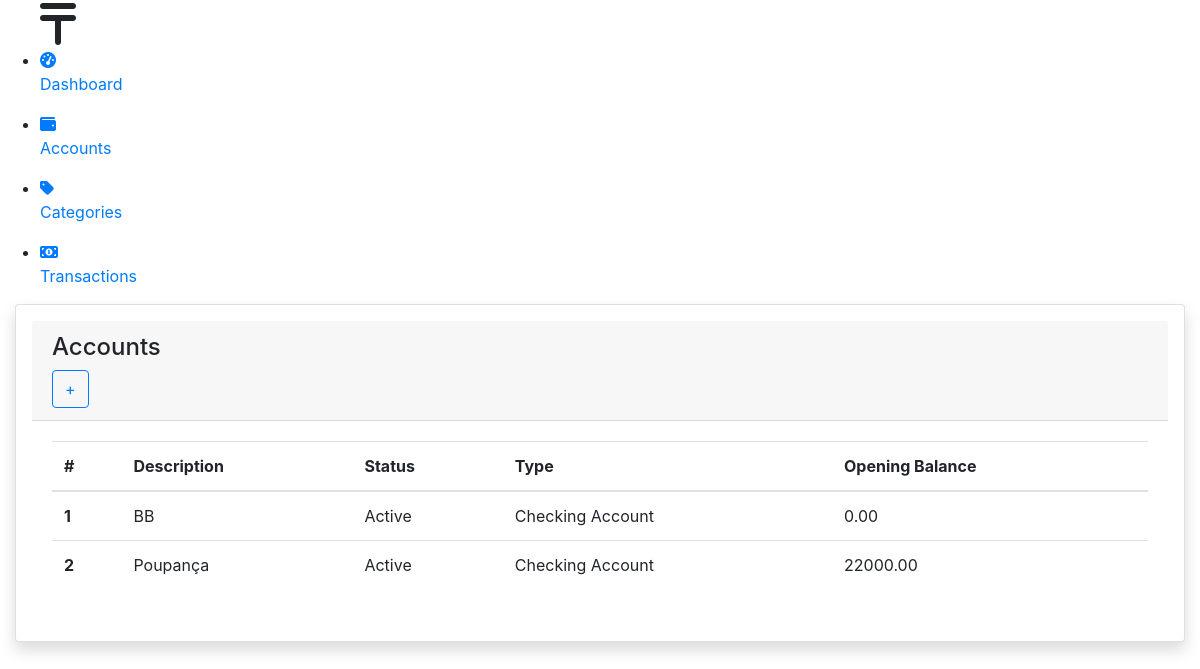
Screenshot of /accounts/ with the database file from the repository.
### core/models.py (models this page shows, shortened)
class Account(BaseModel):
    description = models.CharField(max_length=25, null=False, blank=False)
    status = models.IntegerField(
        choices=StatusTypes.choices(), default=StatusTypes.ACTIVE)
    type = models.IntegerField(
        choices=AccountTypes.choices(), default=AccountTypes.CA)
    opening_balance = models.DecimalField(max_digits=10, decimal_places=2)
    opening_type = models.IntegerField(
        choices=MovementTypes.choices(), default=MovementTypes.POSITIVE)
    opening_balance_date = models.DateField()
    def get_status_label(self):
        return StatusTypes(self.status).description
    def get_type_label(self):
        return AccountTypes(self.type).description

### core/views.py (the view)
# urls.py: path('accounts/', views.account_list, name='account_list'),
def account_list(request):
    accounts = Account.objects.all()
    return render(request, 'account/account_list.html', {'accounts': accounts})

### core/templates/account/account_list.html
{% extends 'base.html' %}
{% load static %}
{% block main %}
<div class="row">
  <div class="col-md-12">
    <div class="card shadow p-3 mb-5 bg-white rounded">
      <div class="card-header">
        <h4>Accounts</h4>
        <a class="btn btn-outline-primary" href="{% url 'account_new' %}">+</a>
      </div>
      <div class="card-body">
        {% if accounts %}
        <table class="table">
          <thead>
            <tr>
              <th scope="col">#</th>
              <th scope="col">Description</th>
              <th scope="col">Status</th>
              <th scope="col">Type</th>
              <th scope="col">Opening Balance</th>
            </tr>
          </thead>
          <tbody>
            {% for account in accounts %}
            <tr class="table-item-link" data-href="{% url 'account_form' account.id %}">
              <th scope="row">{{ account.id }}</th>
              <td>{{ account.description }}</td>
              <td>{{ account.get_status_label }}</td>
              <td>{{ account.get_type_label }}</td>
              <td>{{ account.opening_balance }}</td>
            </tr>
            {% endfor  %}
          </tbody>
        </table>
        {% else %}
        <div style="display: flex; justify-content: center;">
          <h6>No data found</h6>
        </div>
        {% endif %}
      </div>
    </div>
  </div>
</div>
{% endblock main %}

### rows the page displays
Account: id "1", description "BB", get_status_label "Active", get_type_label "Checking Account", opening_balance "0.00"
Account: id "2", description "Poupança", get_status_label "Active", get_type_label "Checking Account", opening_balance "22000.00"

### other values shown
{{ description }} "Dashboard Accounts Categories Transactions"
